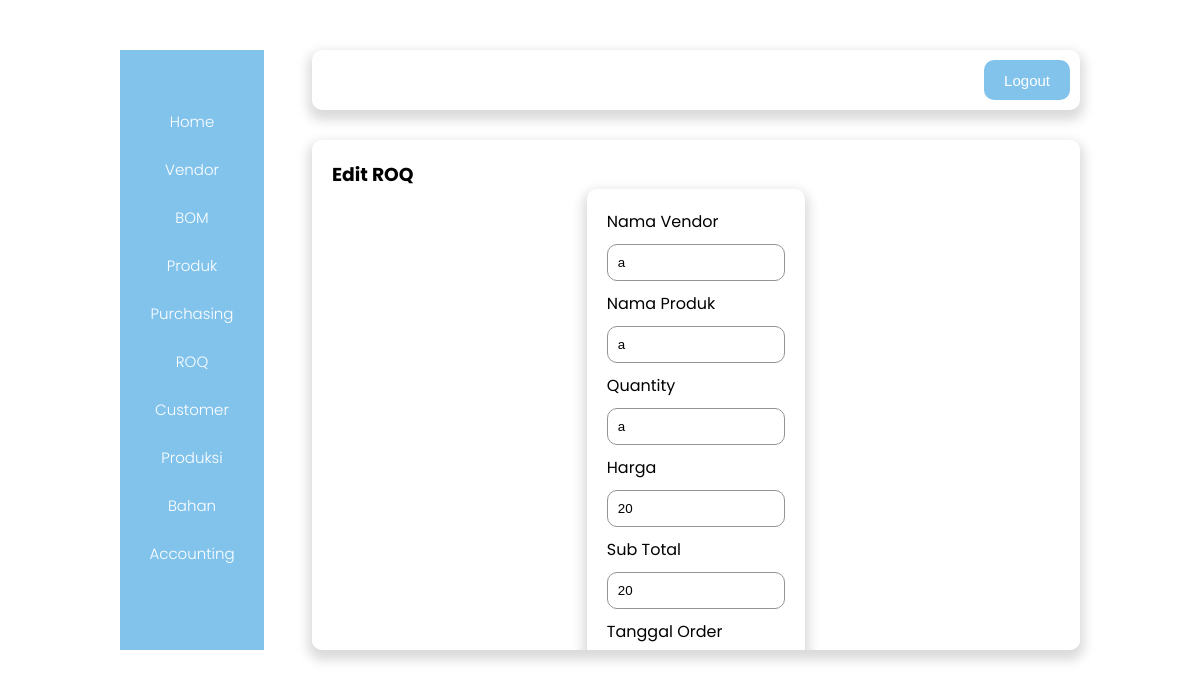
/ROQ/roq-edit.php?id=1, run on the app's committed database.
### tables this page shows
CREATE TABLE `tb_roq` (
  `id` int(7) NOT NULL,
  `nama_vendor` varchar(25) NOT NULL,
  `nama_produk` varchar(25) NOT NULL,
  `qty` varchar(5) NOT NULL,
  `harga` varchar(25) NOT NULL,
  `subtotal` varchar(25) NOT NULL,
  `tglorder` date NOT NULL
);

### ROQ/roq-edit.php (the view, shortened to what this page needs)
<?php
include '../koneksi.php';
$id = $_GET['id'];
$sql = "SELECT * FROM tb_roq WHERE id = '$id'";
$result = mysqli_query($koneksi, $sql);
$data = mysqli_fetch_assoc($result);
?>
<!DOCTYPE html>
<html lang="en">
<head>
    <link rel="stylesheet" href="../css/admin.css?v=<?php echo time (); ?>" />
</head>
<body>
    <div class="container">
         <div class="sidebar">
            <a href="../admin.php">Home</a>
            <a href="../Vendor/Vendor.php">Vendor</a>
            <a href="../BOM/BOM.php">BOM</a>
            <a href="../Produk/Produk.php">Produk</a>
            <a href="../Purchasing/Purchasing.php">Purchasing</a>
            <a href="roq.php">ROQ</a>
            <a href="../Customer/Customer.php">Customer</a>
            <a href="../Produksi/produksi.php">Produksi</a>
            <a href="../bahan/bahan.php">Bahan</a>
            <a href="../accounting/accounting.php">Accounting</a>
        </div>
        <div class="right_content">
            <div class="navbar">
                <img src="../assets/logo.png" alt="" />
                <button class="btn">
                    <a href="../logout.php">Logout</a>
                </button>
            </div>
            <div class="content">
                <h3>Edit ROQ</h3>
                <div class="form-login">
                    <form action="roq-proses.php" method="post" enctype="multipart/form-data">
                        <label for="material">Nama Vendor</label>
                        <input class="input" type="text" name="nama_vendor" id="nama_vendor" placeholder="nama_vendor" value="<?= $data['nama_vendor'] ?>" />
                        <label for="jenis">Nama Produk</label>
                        <input class="input" type="text" name="nama_produk" id="nama_produk" placeholder="nama_produk" value="<?= $data['nama_produk'] ?>" />
                        <label for="qty">Quantity</label>
                        <input class="input" type="text" name="qty" id="qty" placeholder="qty" value="<?= $data['qty'] ?>" />
                        <label for="harga">Harga</label>
                        <input class="input" type="text" name="harga" id="harga" placeholder="harga" value="<?= $data['harga'] ?>" />
                        <label for="subtotal">Sub Total</label>
                        <input class="input" type="text" name="subtotal" id="subtotal" placeholder="subtotal" value="<?= $data['subtotal'] ?>" />
                        <label for="tglorder">Tanggal Order</label>
                    </form>
                </div>
            </div>
        </div>
    </div>
</body>
</html>

### css/admin.css (style rules this page uses)
* { margin: 0; padding: 0; box-sizing: border-box; }
body { font-family: "Poppins", sans-serif; }
.container { display: flex; width: 80%; height: 600px; margin: 50px auto; justify-content: space-between; }
.sidebar { display: flex; flex-direction: column; justify-content: center; align-items: center; flex-basis: 15%; background-color: #82C3EC; }
.sidebar a { text-decoration: none; color: white; margin-bottom: 25px; font-size: 15px; font-weight: 300; }
.right_content { flex-basis: 80%; align-items: center; }
.navbar { display: flex; justify-content: space-between; height: 10%; background-color: white; box-shadow: 0 6px 12px 4px rgba(0, 0, 0, 0.15); border-radius: 10px; padding: 10px; margin-bottom: 30px; }
.btn { background-color: #82C3EC; border: none; padding: 10px 20px; border-radius: 10px; font-size: 15px; cursor: pointer; color: white; }
.btn a { text-decoration: none; color: white; }
.content { background-color: white; box-shadow: 0 6px 12px 4px rgba(0, 0, 0, 0.15); height: 85%; border-radius: 10px; padding: 20px; overflow: auto; }
.form-login { display: flex; flex-direction: column; width: 30%; background-color: white; padding: 20px; margin: 0 auto; box-shadow: 0 6px 12px 4px rgba(0, 0, 0, 0.15); border-radius: 10px; }
.input { width: 100%; margin: 10px 0; padding: 10px; border-radius: 10px; border: 1px solid rgb(148, 148, 148); }

### data on the page
tb_roq: nama_vendor "a", nama_produk "a", qty "a", harga "20", subtotal "20"
